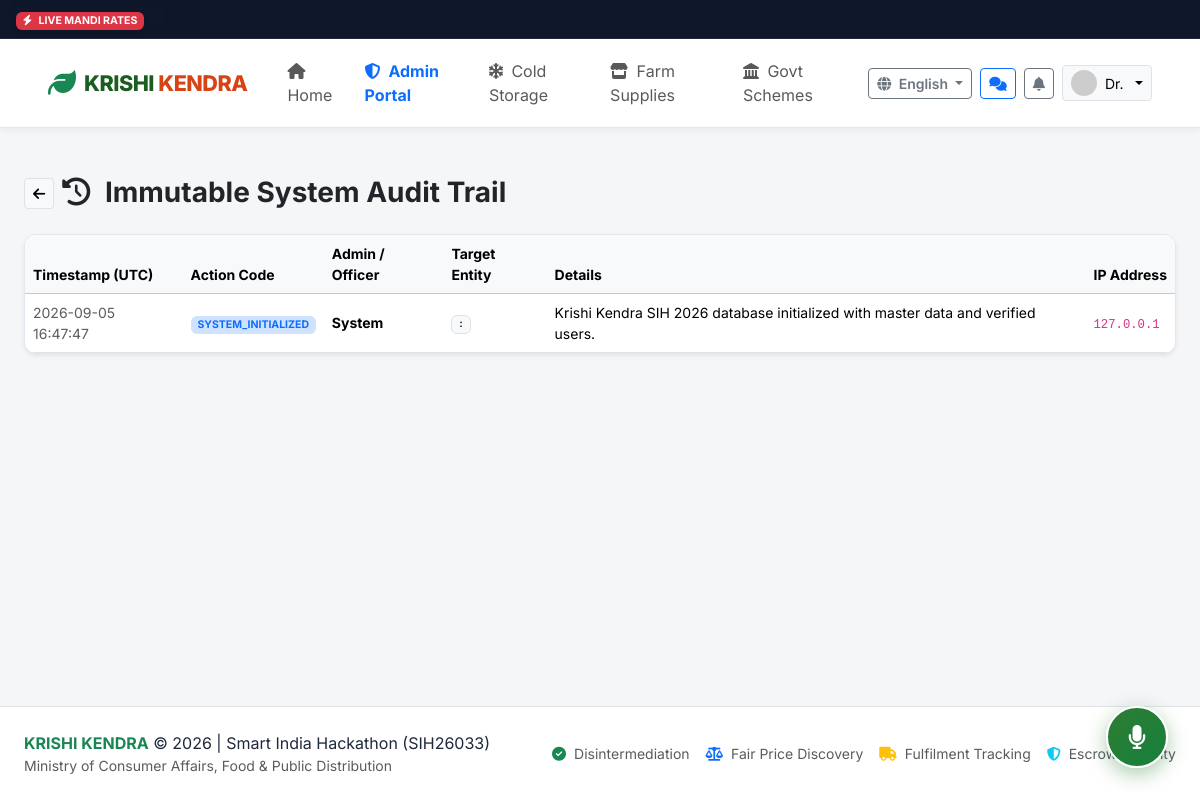
The app's page /admin/audit-logs (signed in) with its own data.
### app/models.py (models this page shows, shortened)
class User(db.Model):
    __tablename__ = 'users'
    id = db.Column(db.Integer, primary_key=True)
    custom_id = db.Column(db.String(32), unique=True, nullable=False, index=True) # e.g. FK-2026-1001, BK-2026-2001, ADM-001
    phone = db.Column(db.String(15), unique=True, nullable=False, index=True)
    password_hash = db.Column(db.String(255), nullable=True)
    role = db.Column(db.String(20), nullable=False, default='farmer') # farmer, buyer, admin
    name = db.Column(db.String(120), nullable=False)
    profile_image = db.Column(db.String(255), default='default_avatar.png')
    preferred_language = db.Column(db.String(10), default='en') # en, hi, mr, ta, te
    is_verified = db.Column(db.Boolean, default=False)
    verification_status = db.Column(db.String(20), default='none') # none, pending, approved, rejected
    gov_id_type = db.Column(db.String(50), nullable=True) # Aadhaar, Voter Card, Kisan Credit Card
    gov_id_masked = db.Column(db.String(50), nullable=True) # e.g. "XXXX-XXXX-1234" (Never store full plaintext)
    verification_doc = db.Column(db.String(255), nullable=True)
    verification_rejection_reason = db.Column(db.String(255), nullable=True)
    is_active = db.Column(db.Boolean, default=True)
    created_at = db.Column(db.DateTime, default=datetime.utcnow)
    updated_at = db.Column(db.DateTime, default=datetime.utcnow, onupdate=datetime.utcnow)
    farmer_profile = db.relationship('FarmerProfile', backref='user', uselist=False, cascade='all, delete-orphan')
    buyer_profile = db.relationship('BuyerProfile', backref='user', uselist=False, cascade='all, delete-orphan')
    inventories = db.relationship('Inventory', backref='farmer', lazy='dynamic', cascade='all, delete-orphan')
    requirements = db.relationship('Requirement', backref='buyer', lazy='dynamic', cascade='all, delete-orphan')
    notifications = db.relationship('Notification', backref='user', lazy='dynamic', cascade='all, delete-orphan')

class AuditLog(db.Model):
    __tablename__ = 'audit_logs'
    id = db.Column(db.Integer, primary_key=True)
    admin_id = db.Column(db.Integer, db.ForeignKey('users.id'), nullable=True)
    action = db.Column(db.String(100), nullable=False) # e.g. "USER_VERIFIED", "CATEGORY_ADDED", "DISPUTE_RESOLVED"
    target_entity = db.Column(db.String(80), default='')
    target_id = db.Column(db.String(50), default='')
    details = db.Column(db.Text, default='')
    ip_address = db.Column(db.String(50), default='127.0.0.1')
    created_at = db.Column(db.DateTime, default=datetime.utcnow)
    admin = db.relationship('User', foreign_keys=[admin_id])

### app/routes/admin.py (the view)
@admin_bp.route('/audit-logs')
@admin_required
def audit_logs():
    logs = AuditLog.query.order_by(AuditLog.created_at.desc()).limit(100).all()
    return render_template('admin/audit_logs.html', logs=logs)

### app/routes/auth.py (called while the page is built)
def admin_required(f):
    @wraps(f)
    def decorated_function(*args, **kwargs):
        if g.user is None or g.user.role != 'admin':
            flash('Authorized Admin / Officer access required.', 'danger')
            return redirect(url_for('auth.login'))
        return f(*args, **kwargs)
    return decorated_function

### app/templates/admin/audit_logs.html (shortened to what this page needs)
{% extends "base.html" %}
{% block content %}
<div class="container-fluid px-lg-4 py-3">
  <div class="d-flex align-items-center gap-2 mb-4">
    <a href="{{ url_for('admin.dashboard') }}" class="btn btn-sm btn-light border"><i class="fas fa-arrow-left"></i></a>
    <h3 class="fw-bold text-dark mb-0"><i class="fas fa-history me-2"></i> Immutable System Audit Trail</h3>
  </div>
  <div class="k-card p-0 overflow-hidden shadow-sm">
    <div class="table-responsive">
      <table class="table table-hover align-middle mb-0 small">
        <thead class="table-light">
          <tr>
            <th>Timestamp (UTC)</th>
            <th>Action Code</th>
            <th>Admin / Officer</th>
            <th>Target Entity</th>
            <th>Details</th>
            <th>IP Address</th>
          </tr>
        </thead>
        <tbody>
          {% if logs %}
            {% for log in logs %}
            <tr>
              <td class="text-muted">{{ log.created_at.strftime('%Y-%m-%d %H:%M:%S') }}</td>
              <td><span class="badge bg-primary-subtle text-primary fw-bold">{{ log.action }}</span></td>
              <td><strong>{{ log.admin.name if log.admin else 'System' }}</strong></td>
              <td><span class="badge bg-light text-dark border">{{ log.target_entity }}:{{ log.target_id }}</span></td>
              <td>{{ log.details }}</td>
              <td><code>{{ log.ip_address }}</code></td>
            </tr>
            {% endfor %}
          {% else %}
            <tr>
              <td colspan="6" class="text-center py-4 text-muted">No audit logs recorded yet.</td>
            </tr>
          {% endif %}
        </tbody>
      </table>
    </div>
  </div>
</div>
{% endblock %}

### app/templates/base.html (shortened to what this page needs)
<!DOCTYPE html>
<html lang="{{ current_lang }}">
<head>
  <link href="https://cdn.jsdelivr.net/npm/bootstrap@5.3.3/dist/css/bootstrap.min.css" rel="stylesheet">
  <link rel="stylesheet" href="https://cdnjs.cloudflare.com/ajax/libs/font-awesome/6.5.1/css/all.min.css">
  <link rel="stylesheet" href="{{ url_for('static', filename='css/style.css') }}">
</head>
<body class="{% if current_user and current_user.role == 'farmer' %}theme-farmer{% elif current_user and current_user.role == 'buyer' %}theme-buyer{% elif current_user and current_user.role == 'admin' %}theme-admin{% endif %}">
  <div class="mandi-ticker">
    <div class="mandi-ticker-badge">
      <span class="badge bg-danger shadow-sm"><i class="fas fa-bolt me-1"></i> LIVE MANDI RATES</span>
    </div>
    <div class="mandi-ticker-track">
      <div class="ticker-wrap">
      </div>
    </div>
  </div>
  <nav class="navbar navbar-expand-lg navbar-krishi sticky-top">
    <div class="container-fluid px-lg-4">
      <a class="navbar-brand d-flex align-items-center" href="{{ url_for('main.index') }}">
        <i class="fas fa-leaf text-success fs-3 me-2"></i>
        <div class="brand-title">
          KRISHI <span>KENDRA</span>
        </div>
      </a>
      <div class="collapse navbar-collapse" id="navbarKrishiContent">
        <ul class="navbar-nav me-auto mb-2 mb-lg-0 ms-lg-3">
          <li class="nav-item">
            <a class="nav-link {% if request.endpoint == 'main.index' %}active fw-bold{% endif %}" href="{{ url_for('main.index') }}"><i class="fas fa-home me-1"></i> <span data-i18n="nav_home">Home</span></a>
          </li>
          {% if current_user %}
            {% if current_user.role == 'farmer' %}
              <li class="nav-item">
                <a class="nav-link {% if request.endpoint == 'farmer.dashboard' %}active text-success fw-bold{% endif %}" href="{{ url_for('farmer.dashboard') }}"><i class="fas fa-tachometer-alt me-1"></i> <span data-i18n="nav_dashboard">Dashboard</span></a>
              </li>
              <li class="nav-item">
                <a class="nav-link {% if request.endpoint == 'farmer.inventory' or request.endpoint == 'farmer.add_produce' %}active text-success fw-bold{% endif %}" href="{{ url_for('farmer.inventory') }}"><i class="fas fa-boxes me-1"></i> <span data-i18n="nav_inventory">My Inventory</span></a>
              </li>
              <li class="nav-item">
                <a class="nav-link {% if request.endpoint == 'farmer.orders' %}active text-success fw-bold{% endif %}" href="{{ url_for('farmer.orders') }}"><i class="fas fa-handshake me-1"></i> <span data-i18n="nav_orders">Orders</span></a>
              </li>
            {% elif current_user.role == 'admin' %}
              <li class="nav-item">
                <a class="nav-link {% if 'admin.' in (request.endpoint or '') %}active text-primary fw-bold{% endif %}" href="{{ url_for('admin.dashboard') }}"><i class="fas fa-shield-alt me-1"></i> Admin Portal</a>
              </li>
            {% endif %}
          {% endif %}
          <li class="nav-item">
            <a class="nav-link " href="{{ url_for('cold_storage.index') }}"><i class="fas fa-snowflake me-1"></i> <span data-i18n="nav_cold_storage"></span></a>
          </li>
          <li class="nav-item">
            <a class="nav-link " href="{{ url_for('marketplace.index') }}"><i class="fas fa-store me-1"></i> <span data-i18n="nav_marketplace"></span></a>
          </li>
          <li class="nav-item">
            <a class="nav-link {% if 'schemes.' in (request.endpoint or '') %}active fw-bold{% endif %}" href="{{ url_for('schemes.index') }}"><i class="fas fa-landmark me-1"></i> <span data-i18n="nav_schemes">Govt Schemes</span></a>
          </li>
        </ul>
        <div class="d-flex align-items-center gap-2">
          <div class="dropdown">
            <button class="btn btn-sm btn-outline-secondary dropdown-toggle fw-semibold" type="button" data-bs-toggle="dropdown">
              <i class="fas fa-globe me-1"></i> {{ available_languages.get(current_lang, 'Language') }}
            </button>
          </div>
          {% if current_user %}
            <a href="{{ url_for('chat.chat_list') }}" class="btn btn-sm btn-outline-primary position-relative" title="Conversations & Offers">
              <i class="fas fa-comments"></i>
            </a>
            <div class="dropdown">
              <button class="btn btn-sm btn-outline-secondary position-relative" type="button" data-bs-toggle="dropdown" title="Notifications">
                <i class="fas fa-bell"></i>
              </button>
            </div>
            <div class="dropdown">
              <button class="btn btn-sm btn-light border dropdown-toggle d-flex align-items-center gap-2" type="button" data-bs-toggle="dropdown">
                <img src="{% if current_user.profile_image and current_user.profile_image != 'default_avatar.png' %}{{ url_for('static', filename='uploads/' + current_user.profile_image) }}{% else %}https://ui-avatars.com/api/?name={{ current_user.name }}&background=2e7d32&color=fff{% endif %}" alt="Avatar" class="rounded-circle" width="26" height="26">
                <span>{{ current_user.name.split()[0] }}</span>
              </button>
            </div>
          {% endif %}
        </div>
      </div>
    </div>
  </nav>
  <main class="py-3">
    {% block content %}{% endblock %}
  </main>
  <div class="voice-assistant-fab" id="voiceAssistantFab" title="Click to speak or chat with Krishi Mitra AI Copilot">
    <i class="fas fa-microphone fs-4"></i>
  </div>
  <footer class="bg-white border-top py-4 mt-5">
    <div class="container-fluid px-lg-4 d-flex flex-column flex-md-row justify-content-between align-items-center gap-3">
      <div>
        <span class="fw-bold text-success">KRISHI KENDRA</span> &copy; 2026 | Smart India Hackathon (SIH26033)
        <div class="text-muted small">Ministry of Consumer Affairs, Food & Public Distribution</div>
      </div>
      <div class="d-flex gap-3 small text-muted">
        <span><i class="fas fa-check-circle text-success me-1"></i> Disintermediation</span>
        <span><i class="fas fa-balance-scale text-primary me-1"></i> Fair Price Discovery</span>
        <span><i class="fas fa-truck text-warning me-1"></i> Fulfilment Tracking</span>
        <span><i class="fas fa-shield-alt text-info me-1"></i> Escrow Security</span>
      </div>
    </div>
  </footer>
</body>
</html>

### app/static/css/style.css (style rules this page uses)
:root { --primary-green: #1b5e20; --accent-green: #2e7d32; --light-green: #e8f5e9; --border-green: #a5d6a7; --buyer-orange: #d84315; --buyer-accent: #e65100; --buyer-light: #fff3e0; --buyer-border: #ffcc80; --admin-navy: #1a237e; --admin-light: #e8eaf6; --dark-slate: #1e293b; --medium-slate: #475569; --light-slate: #f8fafc; --card-bg: #ffffff; --shadow-sm: 0 2px 8px rgba(0, 0, 0, 0.06); --shadow-md: 0 4px 16px rgba(0, 0, 0, 0.08); --shadow-lg: 0 10px 25px rgba(0, 0, 0, 0.12); --radius-sm: 8px; --radius-md: 12px; --radius-lg: 16px; --radius-xl: 24px; }
body { font-family: 'Inter', -apple-system, BlinkMacSystemFont, "Segoe UI", Roboto, "Helvetica Neue", Arial, sans-serif; background-color: #f4f6f8; color: var(--dark-slate); min-height: 100vh; display: flex; flex-direction: column; }
main { flex: 1; }
.navbar-krishi { background: #ffffff; border-bottom: 1px solid #e2e8f0; box-shadow: var(--shadow-sm); padding: 0.75rem 1.5rem; }
.brand-title { font-weight: 800; font-size: 1.35rem; color: var(--primary-green); letter-spacing: -0.5px; }
.brand-title span { color: var(--buyer-orange); }
.theme-admin { --theme-primary: var(--admin-navy); --theme-accent: #283593; --theme-light: var(--admin-light); --theme-border: #9fa8da; }
.k-card { background: #ffffff; border: 1px solid #e2e8f0; border-radius: var(--radius-md); box-shadow: var(--shadow-sm); padding: 1.5rem; transition: transform 0.2s ease, box-shadow 0.2s ease; }
.mandi-ticker { background: #0f172a; color: #f8fafc; padding: 0.5rem 1rem; font-size: 0.88rem; overflow: hidden; white-space: nowrap; border-bottom: 1px solid #1e293b; display: flex; align-items: center; position: relative; }
.mandi-ticker-badge { flex-shrink: 0; z-index: 10; background: #0f172a; padding-right: 1.25rem; box-shadow: 15px 0 20px -2px #0f172a; }
.mandi-ticker-track { overflow: hidden; flex: 1; position: relative; white-space: nowrap; }
.ticker-wrap { display: inline-block; white-space: nowrap; padding-left: 100%; animation: tickerSlide 32s linear infinite; }
.voice-assistant-fab { position: fixed; bottom: 2rem; right: 2rem; width: 62px; height: 62px; border-radius: 50%; background: linear-gradient(135deg, #2e7d32, #15803d); color: #ffffff; display: flex; align-items: center; justify-content: center; box-shadow: 0 6px 20px rgba(46, 125, 50, 0.4); cursor: pointer; z-index: 1050; border: 2px solid #ffffff; transition: transform 0.2s ease, box-shadow 0.2s ease; }

### records on screen
User: name "Dr."
AuditLog: created_at "2026-09-05 16:47:47", action "SYSTEM_INITIALIZED", admin "System", details "Krishi Kendra SIH 2026 database initialized with master data and verified users.", ip_address "127.0.0.1"

### other values on screen
{{ available_languages.get(current_lang, 'Language') }} "English"
